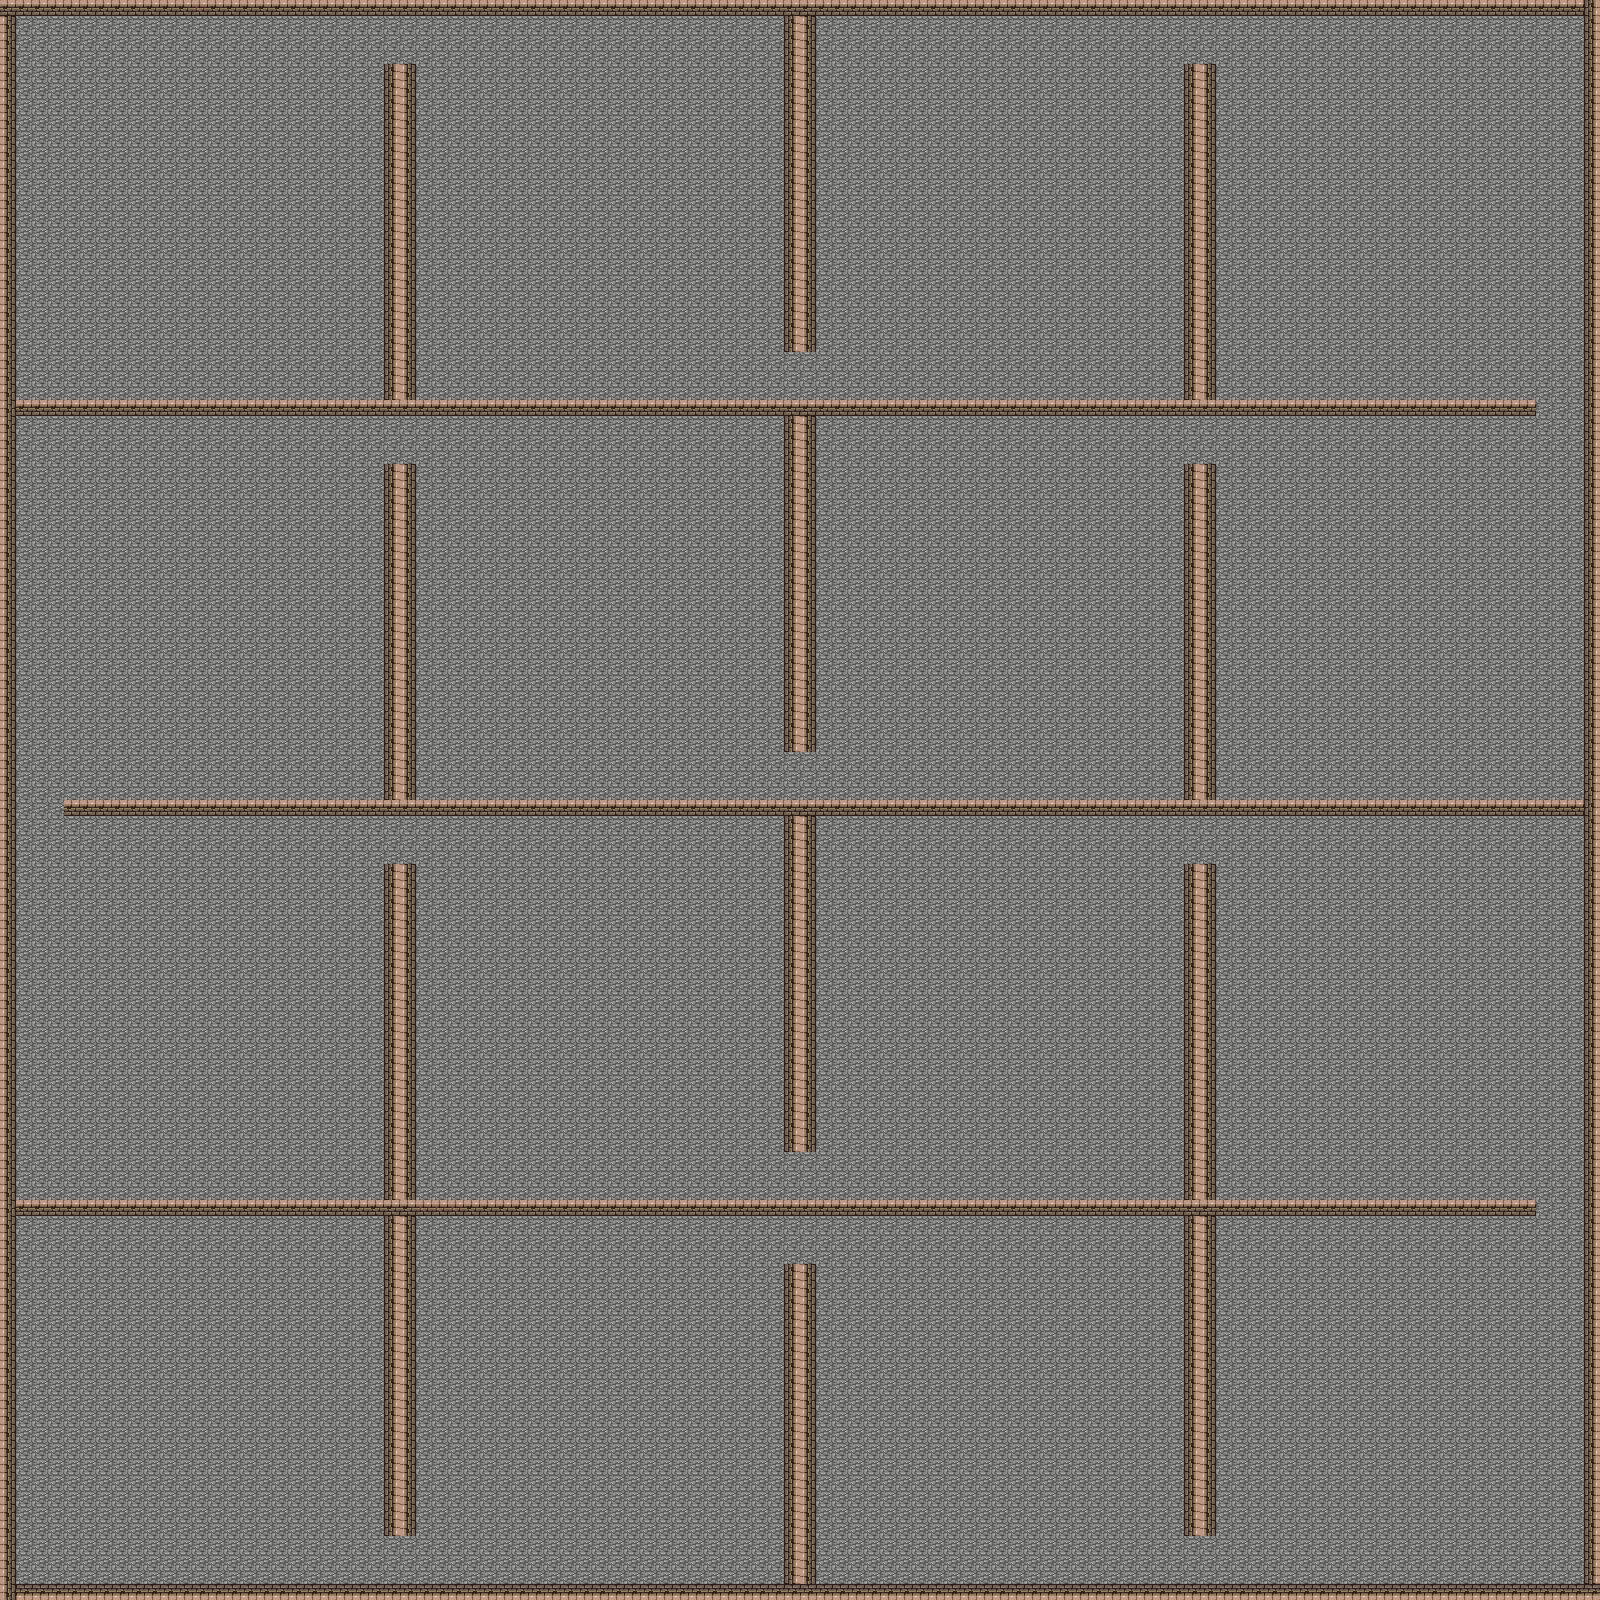

Below is a game level as drawn by its tile map, then a one-line description and the .tmx that defines it (tile-layer data replaced by summaries):
An orthogonal 100x100 tile map with 16x16 px tiles, 2 tile layers (Floor, Walls) and 19 objects.

<map version="1.0" tiledversion="1.1.3" orientation="orthogonal" renderorder="right-down" width="100" height="100" tilewidth="16" tileheight="16" infinite="0" nextobjectid="58">
 <tileset firstgid="1" source="WallSet.tsx" />
 <layer name="Floor" width="100" height="100">
  <data>[10000 cells, 8821 non-empty, 1 distinct tile ids]</data>
 </layer>
 <layer name="Walls" width="100" height="100">
  <data>[10000 cells, 1179 non-empty, 2 distinct tile ids]</data>
 </layer>
 <objectgroup name="Wall">
  <object id="38" x="0" y="0" width="1600" height="16" />
  <object id="40" x="1584" y="16" width="16" height="1568" />
  <object id="41" x="0" y="16" width="16" height="1568" />
  <object id="42" x="0" y="1584" width="1600" height="16" />
  <object id="43" x="16" y="1200" width="1520" height="16" />
  <object id="44" x="64" y="800" width="1520" height="16" />
  <object id="45" x="16" y="400" width="1520" height="16" />
  <object id="46" x="384" y="64" width="32" height="336" />
  <object id="47" x="784" y="16" width="32" height="336" />
  <object id="48" x="1184" y="64" width="32" height="336" />
  <object id="49" x="1184" y="464" width="32" height="336" />
  <object id="50" x="784" y="416" width="32" height="336" />
  <object id="51" x="384" y="464" width="32" height="336" />
  <object id="52" x="384" y="864" width="32" height="336" />
  <object id="53" x="784" y="816" width="32" height="336" />
  <object id="54" x="1184" y="864" width="32" height="336" />
  <object id="55" x="384" y="1216" width="32" height="320" />
  <object id="56" x="786" y="1266" width="32" height="320" />
  <object id="57" x="1184" y="1216" width="32" height="320" />
 </objectgroup>
</map>
